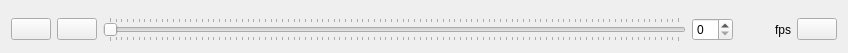
<?xml version="1.0" encoding="UTF-8"?>
<ui version="4.0">
 <class>PlaybackController</class>
 <widget class="QWidget" name="PlaybackController">
  <property name="geometry">
   <rect>
    <x>0</x>
    <y>0</y>
    <width>848</width>
    <height>50</height>
   </rect>
  </property>
  <property name="sizePolicy">
   <sizepolicy hsizetype="MinimumExpanding" vsizetype="MinimumExpanding">
    <horstretch>0</horstretch>
    <verstretch>0</verstretch>
   </sizepolicy>
  </property>
  <property name="windowTitle">
   <string>Form</string>
  </property>
  <layout class="QVBoxLayout" name="verticalLayout">
   <item>
    <widget class="FrameBrowserWidget" name="frameBrowser"/>
   </item>
   <item>
    <layout class="QHBoxLayout" name="horizontalLayout_2">
     <item>
      <widget class="QPushButton" name="playPauseButton">
       <property name="toolTip">
        <string>Start/Pause playback</string>
       </property>
       <property name="text">
        <string/>
       </property>
      </widget>
     </item>
     <item>
      <widget class="QPushButton" name="stopButton">
       <property name="toolTip">
        <string>Stop playback</string>
       </property>
       <property name="text">
        <string/>
       </property>
      </widget>
     </item>
     <item>
      <widget class="QSlider" name="frameSlider">
       <property name="toolTip">
        <string>Slide to select a frame from the sequence</string>
       </property>
       <property name="orientation">
        <enum>Qt::Horizontal</enum>
       </property>
       <property name="tickPosition">
        <enum>QSlider::TicksBothSides</enum>
       </property>
      </widget>
     </item>
     <item>
      <widget class="QSpinBox" name="frameSpinBox">
       <property name="toolTip">
        <string>Select a frame from the sequence</string>
       </property>
      </widget>
     </item>
     <item>
      <widget class="QLabel" name="fpsLabel">
       <property name="minimumSize">
        <size>
         <width>30</width>
         <height>0</height>
        </size>
       </property>
       <property name="toolTip">
        <string>When playback is running, the number of frames displayed per second (fps) will be shown here</string>
       </property>
       <property name="text">
        <string/>
       </property>
      </widget>
     </item>
     <item>
      <widget class="QLabel" name="fpsTextLabel">
       <property name="toolTip">
        <string>When playback is running, the number of frames displayed per second (fps) will be shown here</string>
       </property>
       <property name="text">
        <string>fps</string>
       </property>
      </widget>
     </item>
     <item>
      <widget class="QPushButton" name="repeatModeButton">
       <property name="toolTip">
        <string>&lt;html&gt;&lt;head/&gt;&lt;body&gt;&lt;p&gt;Select what repeat mode to use if playback reaches the end of a sequence:&lt;/p&gt;&lt;p&gt;&lt;img src=&quot;:/img_repeat.png&quot;/&gt;&lt;span style=&quot; font-weight:600;&quot;&gt;Repeat Off&lt;/span&gt;: Play the next item in the playlist. Stop at the end of the playlist.&lt;/p&gt;&lt;p&gt;&lt;img src=&quot;:/img_repeat_one.png&quot;/&gt;&lt;span style=&quot; font-weight:600;&quot;&gt;Repeat One&lt;/span&gt;: Repeat the current sequence from the beginning.&lt;/p&gt;&lt;p&gt;&lt;img src=&quot;:/img_repeat_on.png&quot;/&gt;&lt;span style=&quot; font-weight:600;&quot;&gt;Repeat All&lt;/span&gt;: Play the next item in the playlist. Repeat the playlist at the end.&lt;/p&gt;&lt;/body&gt;&lt;/html&gt;</string>
       </property>
       <property name="text">
        <string/>
       </property>
      </widget>
     </item>
    </layout>
   </item>
  </layout>
 </widget>
 <customwidgets>
  <customwidget>
   <class>FrameBrowserWidget</class>
   <extends>QWidget</extends>
   <header>ui/widgets/FrameBrowserWidget.h</header>
  </customwidget>
 </customwidgets>
 <resources>
  <include location="../images/images.qrc"/>
 </resources>
 <connections/>
</ui>
